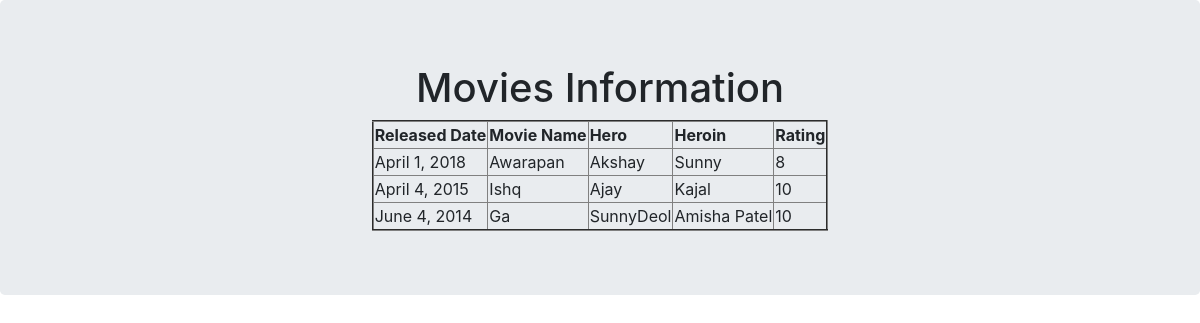
/listmovies/, run on the app's committed database.
### testapp/models.py (models this page shows)
class Movie(models.Model):
    rdate = models.DateField()
    moviename = models.CharField(max_length=30)
    hero = models.CharField(max_length=30)
    heroin = models.CharField(max_length=30)
    rating = models.IntegerField()

### testapp/views.py (the view)
# urls.py: path('listmovies/', views.list_movie_view),
def list_movie_view(request):
    movies_list = Movie.objects.all()
    return render(request,'testapp/listmovie.html',{'movies_list':movies_list})

### templates/testapp/listmovie.html (shortened to what this page needs)
<!DOCTYPE html>
{% load static %}
<html lang="en">
<head>
    <link rel="stylesheet" href="https://stackpath.bootstrapcdn.com/bootstrap/4.4.1/css/bootstrap.min.css">
    <link rel="stylesheet" href="{%static "css/movie.css"%}">
</head>
<body>
<div class="jumbotron">
<div class="container" align="center">
    <h1>Movies Information</h1>
    {%if movies_list%}
    <table border="2">
        <thread>
            <th>Released Date</th>
            <th>Movie Name</th>
            <th>Hero</th>
            <th>Heroin</th>
            <th>Rating</th>
        </thread>
        {%for i in movies_list%}
        <tr>
            <td>{{i.rdate}}</td>
            <td>{{i.moviename}}</td>
            <td>{{i.hero}}</td>
            <td>{{i.heroin}}</td>
            <td>{{i.rating}}</td>
        </tr>
        {%endfor%}
    </table>
 {%else%}
    <p> No Movie Found </p>
    {%endif%}
    </div>
</div>
</body>
</html>

### data on the page
Movie: rdate "April 1, 2018", moviename "Awarapan", hero "Akshay", heroin "Sunny", rating "8"
Movie: rdate "April 4, 2015", moviename "Ishq", hero "Ajay", heroin "Kajal", rating "10"
Movie: rdate "June 4, 2014", moviename "Ga", hero "SunnyDeol", heroin "Amisha Patel", rating "10"
